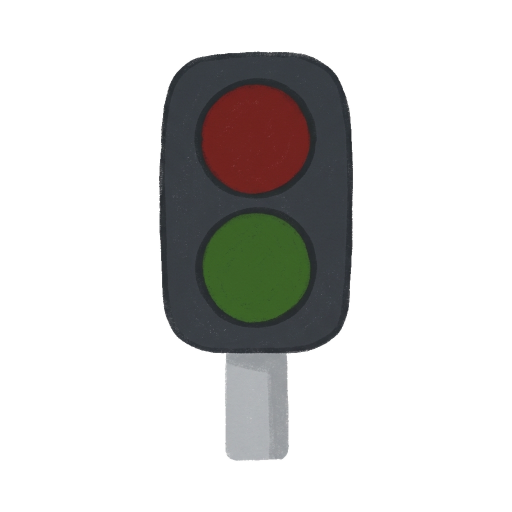
#> input picture assets/rekvisita/trafikljus-v2/cut/trafikljus-v2.png, 1024 x 1024 px, given in place of trafikljus-v2.jpg, which was not available (shown at 1/2 size)
$ python klipp.py
#> lines starting #> are read from the running program, lines starting #| are printed output that depends on the picture; after the words box and inside, x2 and y2 are one past the last pixel; in counts of white or black regions, pixels touching at a corner belong together
#!/usr/bin/env python3
"""Klipper trafikljuset v2 (original/trafikljus-v2.jpg, Sannas Flow-bild 2026-11-26) som traktorn: fyllningen ur bilden,
kantfärg inifrån och en jämn vit kant KANT px. Mäter lamporna (mitt, radie) och foten till trafikljus-v2-rigg.json."""
import json, os
import numpy as np, cv2
from PIL import Image
from scipy import ndimage as ndi
HER = os.path.dirname(os.path.abspath(__file__))
KANT = 13   # 3 + 1 % av ca 470 px i bild = 7,7 px, delat med skalan 0,59
rgb = np.asarray(Image.open(os.path.join(HER, '..', 'original', 'trafikljus-v2.jpg')).convert('RGB')).astype(np.float32)
H, W = rgb.shape[:2]; mn, mx = rgb.min(2), rgb.max(2); sat = mx - mn
#> after `H, W = rgb.shape[:2]`: H = 1024; W = 1024
#> after `sat = mx - mn`:
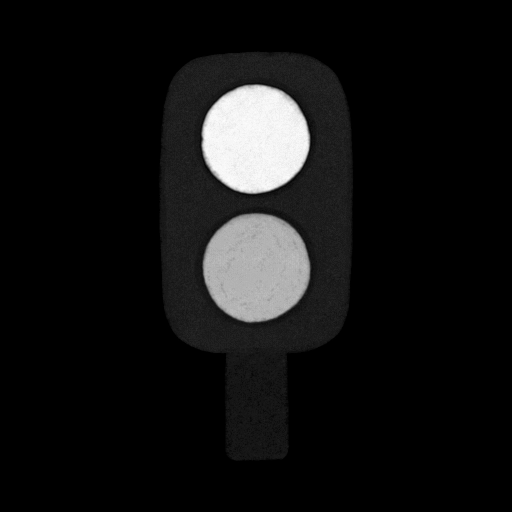
#> sat: shape (1024, 1024) float32 (shown at 1/2 size); min 0, max 85, mean 6.2; drawn with min black and max white
F = ndi.binary_opening((mn < 215) | (sat > 24), iterations=1)
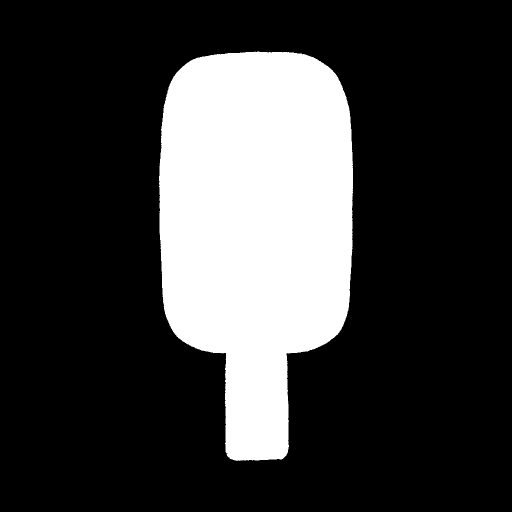
#> F: shape (1024, 1024) bool (shown at 1/2 size); 23.2% white; 1 white region, box (x1, y1, x2, y2) and area: (318, 103, 706, 922) 242843
lab, n = ndi.label(F); s = ndi.sum(F, lab, range(1, n + 1)); F = np.isin(lab, 1 + np.nonzero(s > 0.01 * s.max())[0])
#> after `lab, n = ndi.label(F)`: n = 1
#> after `s = ndi.sum(F, lab, range(1, n + 1))`: s = [242843]
F = ndi.binary_fill_holes(F)
kärna = ndi.distance_transform_edt(F) > 2.5
#> kärna: shape (1024, 1024) bool; 22.7% white; 1 white region, box (x1, y1, x2, y2) and area: (320, 105, 704, 919) 238138
idx = ndi.distance_transform_edt(~kärna, return_distances=False, return_indices=True)
färg = rgb.copy(); k = F & ~kärna; färg[k] = rgb[idx[0][k], idx[1][k]]
#> after `k = F & ~kärna`: k: shape (1024, 1024) bool; 0.45% white in thin lines or dots, all inside (x1, y1, x2, y2) = (318, 103, 706, 922)
d = cv2.GaussianBlur(ndi.distance_transform_edt(~F).astype(np.float32), (0, 0), 2.2)
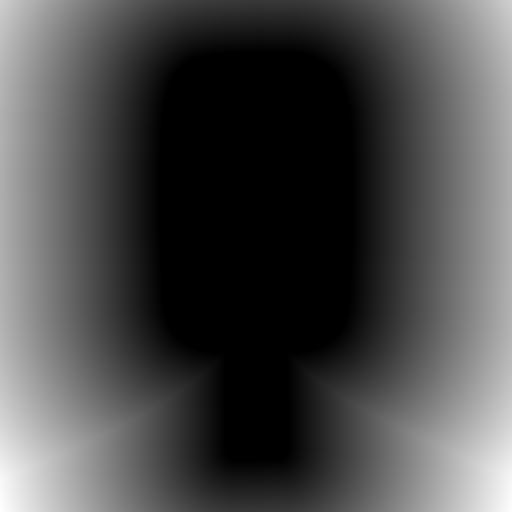
#> d: shape (1024, 1024) float32 (shown at 1/2 size); min 0, max 464.6, mean 134.2; drawn with min black and max white
alfa = np.maximum(np.clip(KANT + 0.5 - d, 0, 1), F.astype(np.float32))
Fa = cv2.GaussianBlur(F.astype(np.float32), (0, 0), 0.7)
col = färg * Fa[..., None] + 255 * (1 - Fa[..., None])
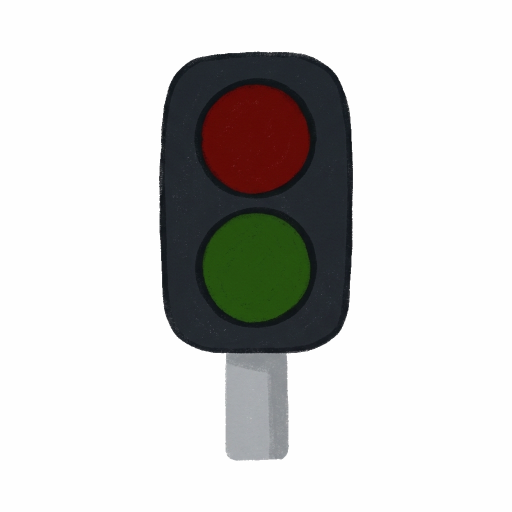
#> col: shape (1024, 1024, 3) float32 (shown at 1/2 size); mean R, G, B 214.3, 213.7, 212.2; drawn with min black and max white
Image.fromarray(np.dstack([col, alfa * 255]).clip(0, 255).astype(np.uint8)).save(os.path.join(HER, 'trafikljus-v2.png'))
r, g, b = rgb[..., 0], rgb[..., 1], rgb[..., 2]
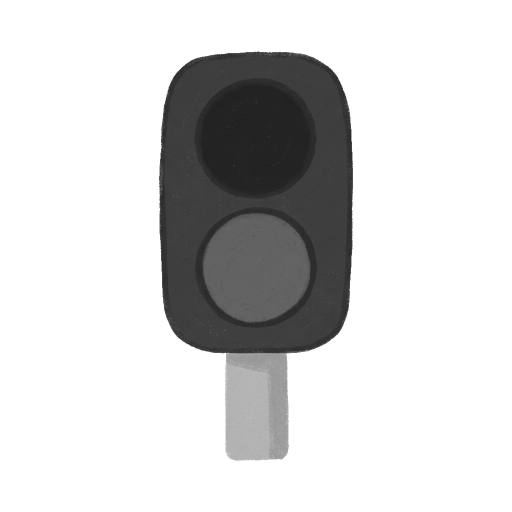
#> g: shape (1024, 1024) float32 (shown at 1/2 size); min 26, max 255, mean 213
def lampa(m):
    m = ndi.binary_opening(m, iterations=3); l, n = ndi.label(m); s = ndi.sum(m, l, range(1, n + 1)); m = l == 1 + np.argmax(s)
#> after `m = ndi.binary_opening(m, iterations=3)`:
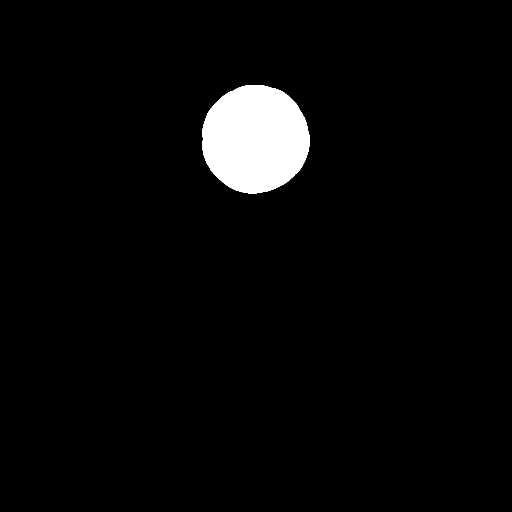
#> m: shape (1024, 1024) bool (shown at 1/2 size); 3.5% white; 1 white region, box (x1, y1, x2, y2) and area: (404, 170, 619, 387) 36623
#> after `l, n = ndi.label(m)`: n = 1
#> after `s = ndi.sum(m, l, range(1, n + 1))`: s = [36623]
    ys, xs = np.nonzero(m); return [round(float(xs.mean()), 1), round(float(ys.mean()), 1), round(float(np.sqrt(m.sum() / np.pi)), 1)]
ys, xs = np.nonzero(alfa > 0.5)
json.dump(dict(canvas=[W, H], kant_px=KANT, bbox=[int(xs.min()), int(ys.min()), int(xs.max()), int(ys.max())], fot=[round(float(np.nonzero(F[ys.max() - 20])[0].mean()), 1), int(np.nonzero(F.any(1))[0].max())],
  rod=lampa((r > g + 40) & (r > b + 40) & F), gron=lampa((g > r + 25) & (g > b + 10) & F)),
  open(os.path.join(HER, '..', 'trafikljus-v2-rigg.json'), 'w'), indent=2)
#> in lampa (call 2), `m = ndi.binary_opening(m, iterations=3)`:
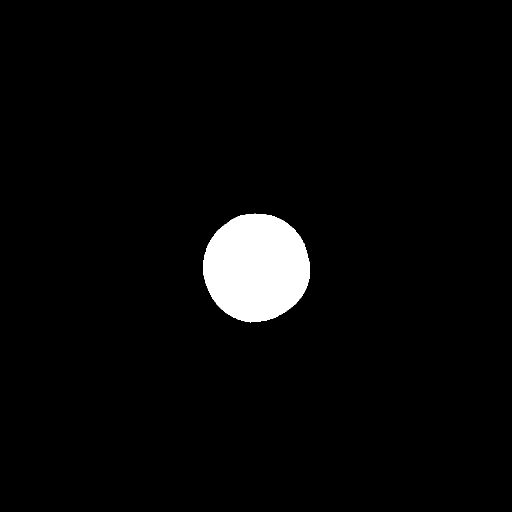
#> m: shape (1024, 1024) bool (shown at 1/2 size); 3.5% white; 1 white region, box (x1, y1, x2, y2) and area: (406, 427, 620, 645) 36199
#> in lampa (call 2), `s = ndi.sum(m, l, range(1, n + 1))`: s = [36199]
